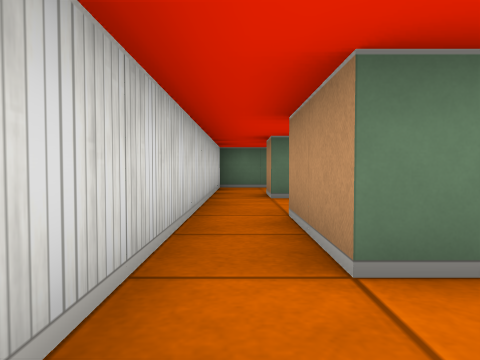
View 1 (above)

17 first-person views from a walk through a cub3D level. The camera is about half as high as the walls, tilts 2° down and sees 70° across. The floor is counted in squares. Each view is taken from the middle of a square. On the plan, view 1 faces up. The plan holds only what a view shows up to about 9 squares ahead; the rest is blank. The place goes on beyond the plan.

View 2
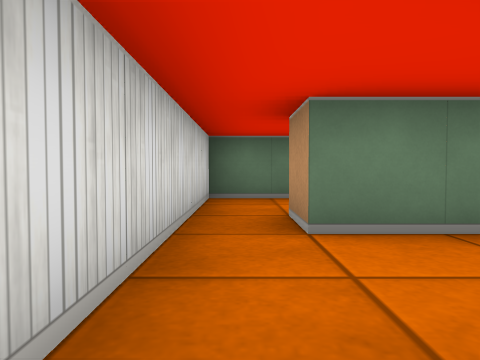

View 3
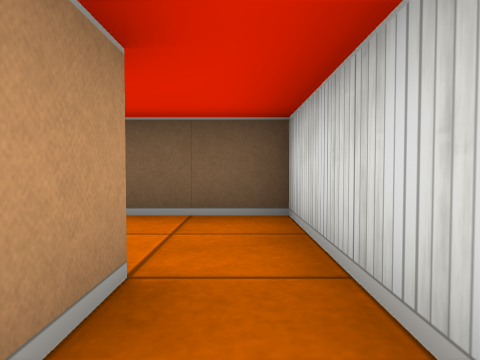

View 4
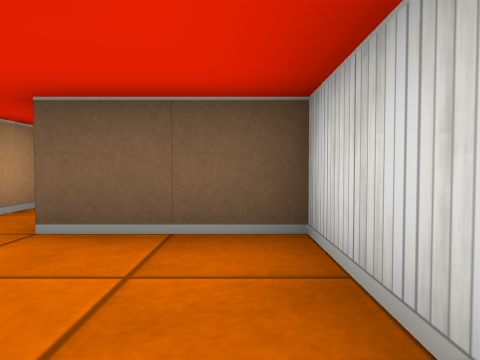

View 5
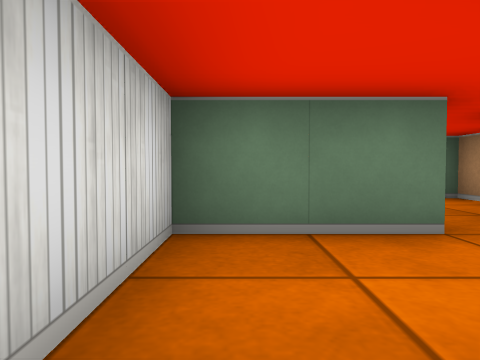

View 6
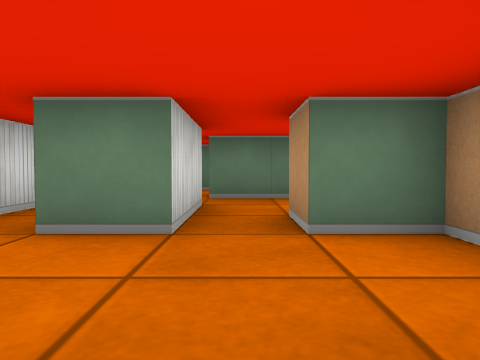

View 7
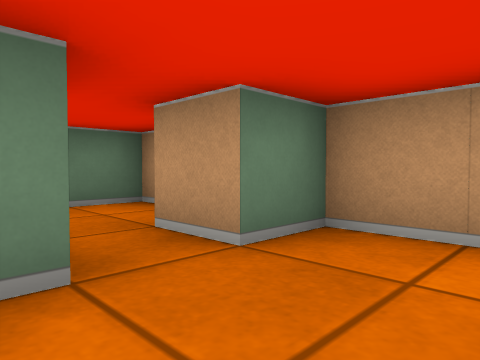

View 8
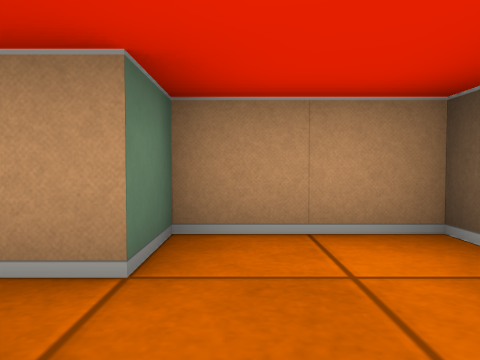

View 9
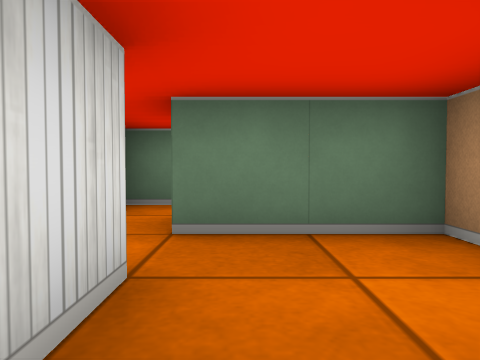

View 10
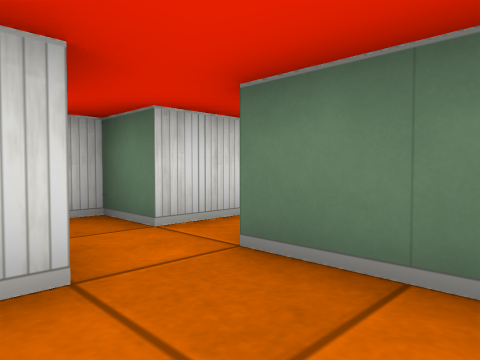

View 11
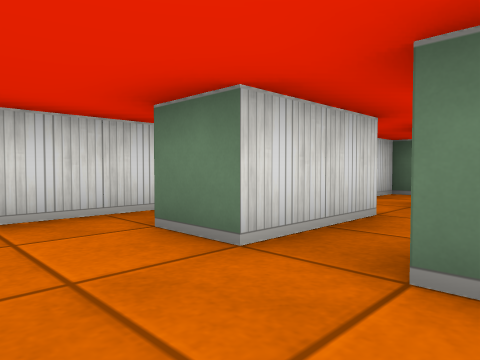

View 12
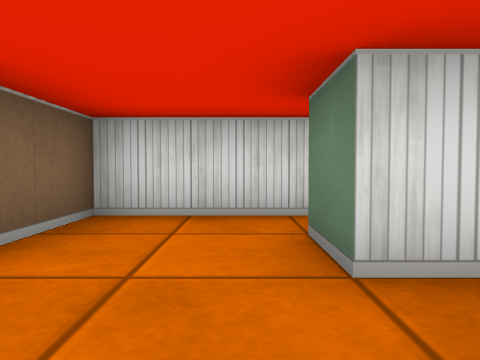

View 13
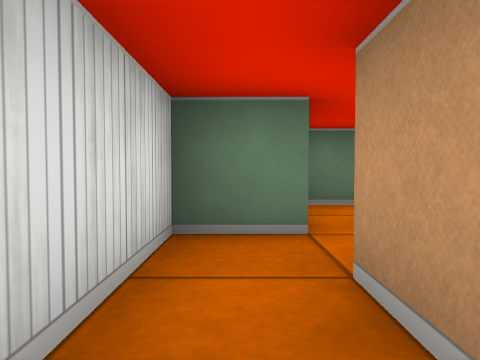

View 14
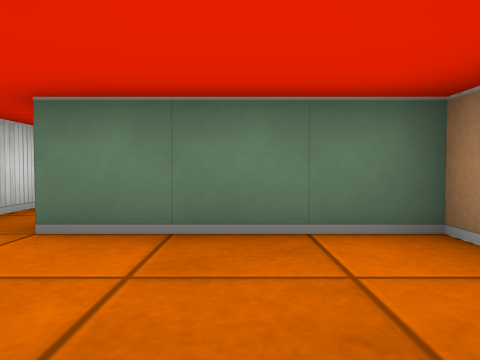

View 15
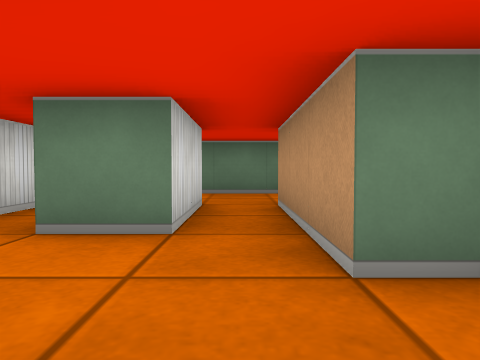

View 16
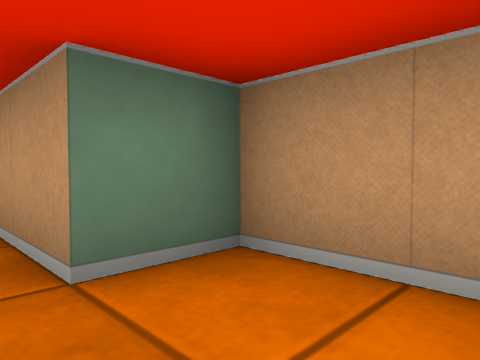

View 17
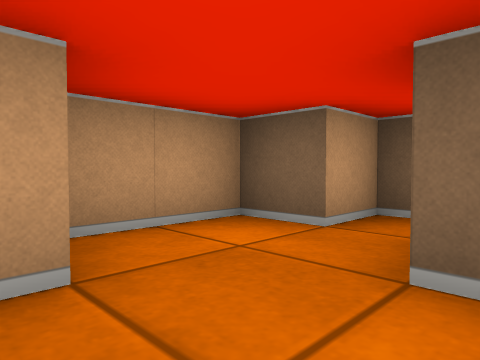

### Floor plan
Key: @ floor where view 1 was taken; # wall or solid block; . floor.
Columns run from 1 left of view 1 to 4 right of it. Each row starts with its distance up from view 1.
 16  ###
 15 ##.###
 14 #....#
 13 #.#..#
 12 #.#.##
 11 #....#
 10 #....#
  9 ###.##
  8 #....#
  7 #....#
  6 #.####
  5 #....#
  4 #....
  3 #.#.#
  2 #.#.#
  1 #...##
  0 #@...#
 -1 ###..#
 -2    .##
 -3    ##

Positions as (right, up) in squares from view 1, and headings:
1: (0, 0), facing up
2: (0, 3), facing up
3: (0, 3), facing down
4: (0, 2), facing down
5: (0, 6), facing up
6: (2, 9), facing up
7: (1, 7), facing up-right
8: (1, 8), facing right
9: (2, 12), facing up
10: (3, 13), facing up-left
11: (3, 10), facing up-left
12: (3, 11), facing left
13: (0, 12), facing up
14: (2, 3), facing up
15: (2, -1), facing up
16: (2, -1), facing up-right
17: (1, 1), facing down-right
